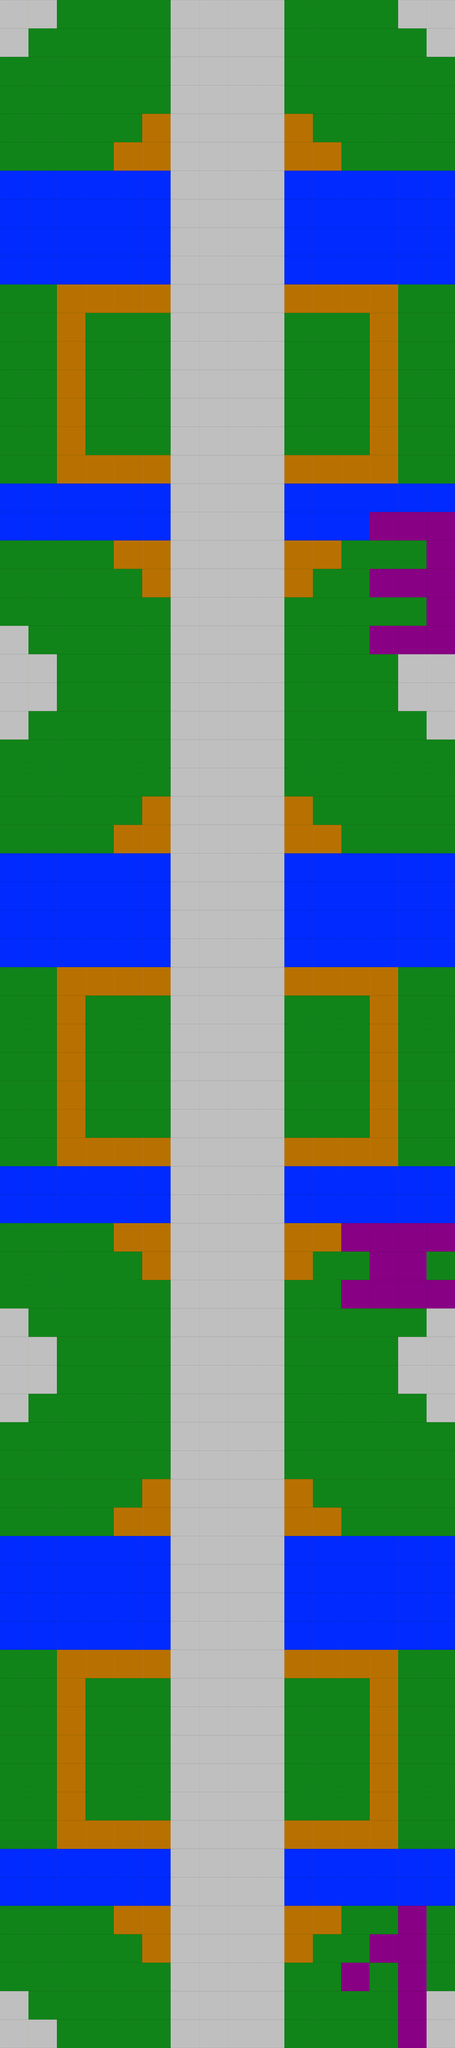

A level layout from a 2D game, rendered from its tile map. Below: a short description, then the map file with its tile-grid data intact:
An orthogonal 16x72 tile map with 64x64 px tiles, 1 tile layer (Tile Layer 1).

<map version="1.0" orientation="orthogonal" renderorder="right-down" width="16" height="72" tilewidth="64" tileheight="64" nextobjectid="1">
 <tileset firstgid="1" name="mock" tilewidth="64" tileheight="64" tilecount="5" columns="5">
  <image source="../_Sprites/World/mock.png" width="320" height="64" />
 </tileset>
 <layer name="Tile Layer 1" width="16" height="72">
  <data encoding="csv">
4,4,5,5,5,5,4,4,4,4,5,5,5,5,4,4,
4,5,5,5,5,5,4,4,4,4,5,5,5,5,5,4,
5,5,5,5,5,5,4,4,4,4,5,5,5,5,5,5,
5,5,5,5,5,5,4,4,4,4,5,5,5,5,5,5,
5,5,5,5,5,3,4,4,4,4,3,5,5,5,5,5,
5,5,5,5,3,3,4,4,4,4,3,3,5,5,5,5,
2,2,2,2,2,2,4,4,4,4,2,2,2,2,2,2,
2,2,2,2,2,2,4,4,4,4,2,2,2,2,2,2,
2,2,2,2,2,2,4,4,4,4,2,2,2,2,2,2,
2,2,2,2,2,2,4,4,4,4,2,2,2,2,2,2,
5,5,3,3,3,3,4,4,4,4,3,3,3,3,5,5,
5,5,3,5,5,5,4,4,4,4,5,5,5,3,5,5,
5,5,3,5,5,5,4,4,4,4,5,5,5,3,5,5,
5,5,3,5,5,5,4,4,4,4,5,5,5,3,5,5,
5,5,3,5,5,5,4,4,4,4,5,5,5,3,5,5,
5,5,3,5,5,5,4,4,4,4,5,5,5,3,5,5,
5,5,3,3,3,3,4,4,4,4,3,3,3,3,5,5,
2,2,2,2,2,2,4,4,4,4,2,2,2,2,2,2,
2,2,2,2,2,2,4,4,4,4,2,2,2,1,1,1,
5,5,5,5,3,3,4,4,4,4,3,3,5,5,5,1,
5,5,5,5,5,3,4,4,4,4,3,5,5,1,1,1,
5,5,5,5,5,5,4,4,4,4,5,5,5,5,5,1,
4,5,5,5,5,5,4,4,4,4,5,5,5,1,1,1,
4,4,5,5,5,5,4,4,4,4,5,5,5,5,4,4,
4,4,5,5,5,5,4,4,4,4,5,5,5,5,4,4,
4,5,5,5,5,5,4,4,4,4,5,5,5,5,5,4,
5,5,5,5,5,5,4,4,4,4,5,5,5,5,5,5,
5,5,5,5,5,5,4,4,4,4,5,5,5,5,5,5,
5,5,5,5,5,3,4,4,4,4,3,5,5,5,5,5,
5,5,5,5,3,3,4,4,4,4,3,3,5,5,5,5,
2,2,2,2,2,2,4,4,4,4,2,2,2,2,2,2,
2,2,2,2,2,2,4,4,4,4,2,2,2,2,2,2,
2,2,2,2,2,2,4,4,4,4,2,2,2,2,2,2,
2,2,2,2,2,2,4,4,4,4,2,2,2,2,2,2,
5,5,3,3,3,3,4,4,4,4,3,3,3,3,5,5,
5,5,3,5,5,5,4,4,4,4,5,5,5,3,5,5,
5,5,3,5,5,5,4,4,4,4,5,5,5,3,5,5,
5,5,3,5,5,5,4,4,4,4,5,5,5,3,5,5,
5,5,3,5,5,5,4,4,4,4,5,5,5,3,5,5,
5,5,3,5,5,5,4,4,4,4,5,5,5,3,5,5,
5,5,3,3,3,3,4,4,4,4,3,3,3,3,5,5,
2,2,2,2,2,2,4,4,4,4,2,2,2,2,2,2,
2,2,2,2,2,2,4,4,4,4,2,2,2,2,2,2,
5,5,5,5,3,3,4,4,4,4,3,3,1,1,1,1,
5,5,5,5,5,3,4,4,4,4,3,5,5,1,1,5,
5,5,5,5,5,5,4,4,4,4,5,5,1,1,1,1,
4,5,5,5,5,5,4,4,4,4,5,5,5,5,5,4,
4,4,5,5,5,5,4,4,4,4,5,5,5,5,4,4,
4,4,5,5,5,5,4,4,4,4,5,5,5,5,4,4,
4,5,5,5,5,5,4,4,4,4,5,5,5,5,5,4,
5,5,5,5,5,5,4,4,4,4,5,5,5,5,5,5,
5,5,5,5,5,5,4,4,4,4,5,5,5,5,5,5,
5,5,5,5,5,3,4,4,4,4,3,5,5,5,5,5,
5,5,5,5,3,3,4,4,4,4,3,3,5,5,5,5,
2,2,2,2,2,2,4,4,4,4,2,2,2,2,2,2,
2,2,2,2,2,2,4,4,4,4,2,2,2,2,2,2,
2,2,2,2,2,2,4,4,4,4,2,2,2,2,2,2,
2,2,2,2,2,2,4,4,4,4,2,2,2,2,2,2,
5,5,3,3,3,3,4,4,4,4,3,3,3,3,5,5,
5,5,3,5,5,5,4,4,4,4,5,5,5,3,5,5,
5,5,3,5,5,5,4,4,4,4,5,5,5,3,5,5,
5,5,3,5,5,5,4,4,4,4,5,5,5,3,5,5,
5,5,3,5,5,5,4,4,4,4,5,5,5,3,5,5,
5,5,3,5,5,5,4,4,4,4,5,5,5,3,5,5,
5,5,3,3,3,3,4,4,4,4,3,3,3,3,5,5,
2,2,2,2,2,2,4,4,4,4,2,2,2,2,2,2,
2,2,2,2,2,2,4,4,4,4,2,2,2,2,2,2,
5,5,5,5,3,3,4,4,4,4,3,3,5,5,1,5,
5,5,5,5,5,3,4,4,4,4,3,5,5,1,1,5,
5,5,5,5,5,5,4,4,4,4,5,5,1,5,1,5,
4,5,5,5,5,5,4,4,4,4,5,5,5,5,1,4,
4,4,5,5,5,5,4,4,4,4,5,5,5,5,1,4
</data>
 </layer>
</map>